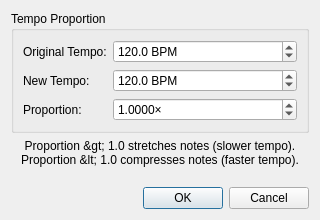
<?xml version="1.0" encoding="UTF-8"?>
<ui version="4.0">
 <class>TempoChangeDialog</class>
 <widget class="QDialog" name="TempoChangeDialog">
  <property name="geometry">
   <rect>
    <x>0</x>
    <y>0</y>
    <width>320</width>
    <height>220</height>
   </rect>
  </property>
  <property name="windowTitle">
   <string>Scale Note Timing</string>
  </property>
  <layout class="QVBoxLayout" name="verticalLayout">
   <item>
    <widget class="QGroupBox" name="groupBoxTiming">
     <property name="title">
      <string>Tempo Proportion</string>
     </property>
     <layout class="QFormLayout" name="formLayout">
      <item row="0" column="0">
       <widget class="QLabel" name="labelOriginalTempo">
        <property name="text">
         <string>Original Tempo:</string>
        </property>
       </widget>
      </item>
      <item row="0" column="1">
       <widget class="QDoubleSpinBox" name="spinOriginalTempo">
        <property name="suffix">
         <string> BPM</string>
        </property>
        <property name="decimals">
         <number>1</number>
        </property>
        <property name="minimum">
         <double>1.00000000000000</double>
        </property>
        <property name="maximum">
         <double>999.00000000000000</double>
        </property>
        <property name="value">
         <double>120.00000000000000</double>
        </property>
       </widget>
      </item>
      <item row="1" column="0">
       <widget class="QLabel" name="labelNewTempo">
        <property name="text">
         <string>New Tempo:</string>
        </property>
       </widget>
      </item>
      <item row="1" column="1">
       <widget class="QDoubleSpinBox" name="spinNewTempo">
        <property name="suffix">
         <string> BPM</string>
        </property>
        <property name="decimals">
         <number>1</number>
        </property>
        <property name="minimum">
         <double>1.00000000000000</double>
        </property>
        <property name="maximum">
         <double>999.00000000000000</double>
        </property>
        <property name="value">
         <double>120.00000000000000</double>
        </property>
       </widget>
      </item>
      <item row="2" column="0">
       <widget class="QLabel" name="labelProportion">
        <property name="text">
         <string>Proportion:</string>
        </property>
       </widget>
      </item>
      <item row="2" column="1">
       <widget class="QDoubleSpinBox" name="spinProportion">
        <property name="suffix">
         <string>×</string>
        </property>
        <property name="decimals">
         <number>4</number>
        </property>
        <property name="minimum">
         <double>0.01000000000000</double>
        </property>
        <property name="maximum">
         <double>100.00000000000000</double>
        </property>
        <property name="singleStep">
         <double>0.10000000000000</double>
        </property>
        <property name="value">
         <double>1.00000000000000</double>
        </property>
       </widget>
      </item>
     </layout>
    </widget>
   </item>
   <item>
    <widget class="QLabel" name="labelDescription">
     <property name="text">
      <string>Proportion &gt; 1.0 stretches notes (slower tempo).
Proportion &lt; 1.0 compresses notes (faster tempo).</string>
     </property>
     <property name="wordWrap">
      <bool>true</bool>
     </property>
     <property name="alignment">
      <set>Qt::AlignCenter</set>
     </property>
    </widget>
   </item>
   <item>
    <spacer name="verticalSpacer">
     <property name="orientation">
      <enum>Qt::Vertical</enum>
     </property>
     <property name="sizeHint" stdset="0">
      <size>
       <width>20</width>
       <height>20</height>
      </size>
     </property>
    </spacer>
   </item>
   <item>
    <widget class="QDialogButtonBox" name="buttonBox">
     <property name="standardButtons">
      <set>QDialogButtonBox::Cancel|QDialogButtonBox::Ok</set>
     </property>
    </widget>
   </item>
  </layout>
 </widget>
 <resources/>
 <connections>
  <connection>
   <sender>buttonBox</sender>
   <signal>accepted()</signal>
   <receiver>TempoChangeDialog</receiver>
   <slot>accept()</slot>
   <hints>
    <hint type="sourcelabel">
     <x>159</x>
     <y>199</y>
    </hint>
    <hint type="destinationlabel">
     <x>159</x>
     <y>109</y>
    </hint>
   </hints>
  </connection>
  <connection>
   <sender>buttonBox</sender>
   <signal>rejected()</signal>
   <receiver>TempoChangeDialog</receiver>
   <slot>reject()</slot>
   <hints>
    <hint type="sourcelabel">
     <x>159</x>
     <y>199</y>
    </hint>
    <hint type="destinationlabel">
     <x>159</x>
     <y>109</y>
    </hint>
   </hints>
  </connection>
 </connections>
</ui>
